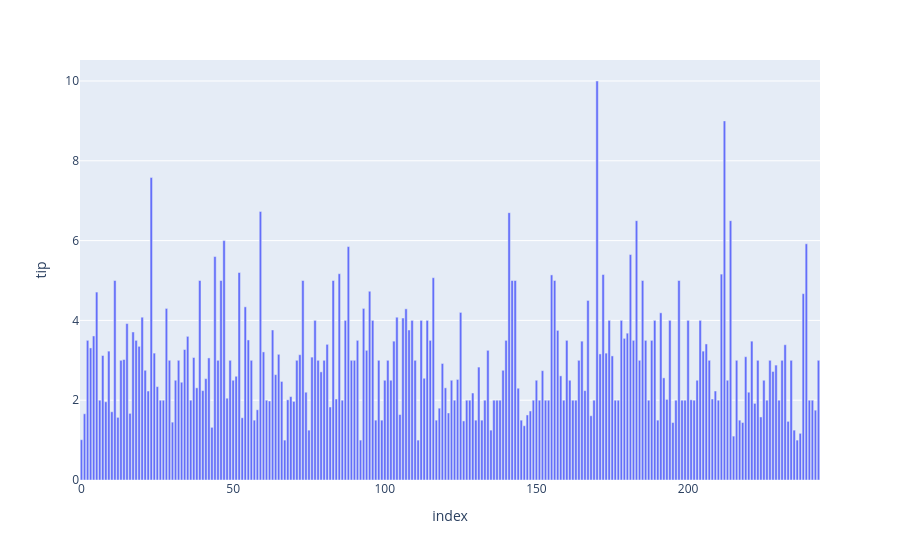

Notebook source saved alongside this figure:
### Code cell
fig = px.bar(df, y="tip")
fig.show()

### Figure 1 — Plotly figure (JSON) as saved in the notebook; plotly's stock layout.template omitted (floating-point values rounded to 4 significant figures; data arrays with more than 128 entries replaced by an {"elided": "..."} marker saying what was removed)
{"data": [{"hovertemplate": "index=%{x}<br>tip=%{y}<extra></extra>", "legendgroup": "", "marker": {"color": "#636efa", "pattern": {"shape": ""}}, "name": "", "orientation": "v", "showlegend": false, "textposition": "auto", "type": "bar", "x": {"elided": "244 int values"}, "xaxis": "x", "y": {"elided": "244 float values"}, "yaxis": "y"}], "layout": {"barmode": "relative", "legend": {"tracegroupgap": 0}, "margin": {"t": 60}, "xaxis": {"anchor": "y", "domain": [0, 1], "title": {"text": "index"}}, "yaxis": {"anchor": "x", "domain": [0, 1], "title": {"text": "tip"}}}}
